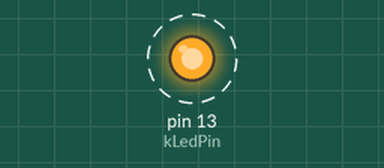
Bench run of a sketch on a simulated Arduino Uno, built with avr-gcc and run on an emulated ATmega328P. Parts: output pins drawn as LEDs (lit = HIGH). Dashed ring = blinking.

Above: at 0.5 s.
Timing chart, 0 to 4.6 s (numbered marks = the images above):
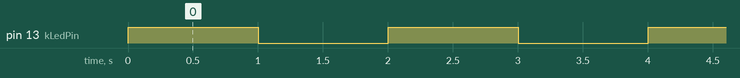

Measured:
- by itself, pin 13 (kLedPin): alternates HIGH for 1.0 s and LOW for 1.0 s

The sketch:

Blink.ino
```cpp
// Basic blink example for Arduino Uno.

const int kLedPin = 13;

void setup() {
  pinMode(kLedPin, OUTPUT);
}

void loop() {
  digitalWrite(kLedPin, HIGH);
  delay(1000);
  digitalWrite(kLedPin, LOW);
  delay(1000);
}
```
